Frame 1 (no input): blank canvas, image omitted
Frame 60 (no input): blank canvas, image omitted
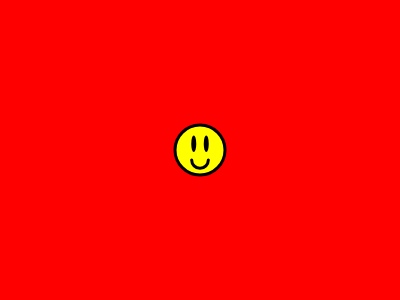
Frame 120 (the mouse pressed at the canvas centre since frame 60)

The p5.js sketch whose frames 1 and 60 were blank and that drew this single picture after the mouse press (run headless with seeded random() and noise() and a simulated clock; from frame 60 on, the mouse is pressed at the canvas centre):

// p5.js sketch
// ── sketch.js
let x = 0;
let y = 0;

let r = 0;
let g = 0;
let b = 0;

let xSpeed = 5;
let ySpeed = 10;

function setup() {
  createCanvas(400, 300);
  xSpeed = random(50);
  ySpeed = random(50);
  background(r, g, b);
}

function draw() {
  background(r, g, b);
  let diameter = 50;
  if(mouseIsPressed)
    drawSmiley(diameter, mouseX, mouseY);
  x = x + xSpeed;
  y = y + ySpeed;
  
  /*
  // Reset
  if (x > width)
    x = 0;
  
  if (y > height)
    y = 0;
  */
  
  // Bounce
  if (x > width || x < 0)
    xSpeed = xSpeed * -1;
  if (y > height || y < 0)
    ySpeed = ySpeed * -1;
}
    
function drawSmiley(diameter, xOffset, yOffset) {
  // Draw the face
  push();
  fill('yellow');
  stroke('black');
  strokeWeight(3);
  circle(xOffset, yOffset, diameter);
  pop();
  
  // Draw the eyes
  push(); // Remove previous fill/stroke settings
  noStroke();
  translate(xOffset, yOffset);
  fill('black');
  ellipse(-diameter/8, -diameter/8, diameter/10, diameter/3);
  ellipse(diameter/8, -diameter/8, diameter/10, diameter/3);
  pop();

  // Draw the smile
  push();
  strokeWeight(3);
  translate(xOffset, yOffset);
  noFill();
  stroke('black');
  arc(0, diameter/5, diameter/3, diameter/3, 0, PI);
  pop();
}

function mousePressed() {
  r = 255;
  g = 0;
  b = 0;
}

function mouseReleased() {
  r = 0;
  g = 255;
  b = 0;
}

function mouseDragged() {
  r = 0;
  g = 0;
  b = 255;
}
